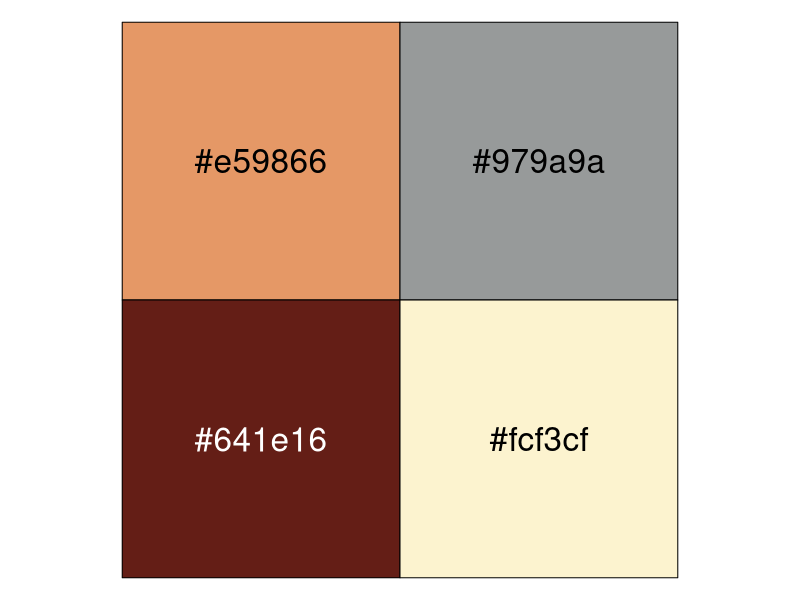
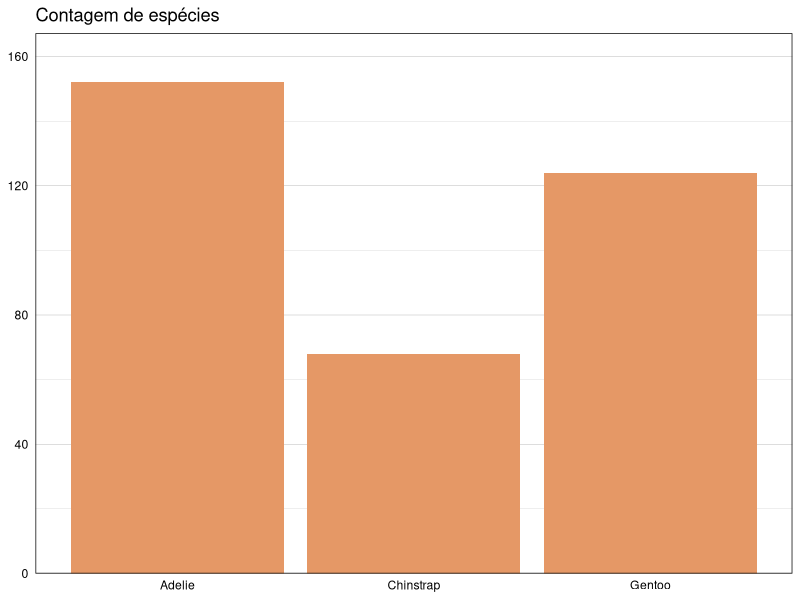

Generate these figures, in order, with R: (Note: this script raises an error after producing the figures.)
## ---- chunk 1
minhas_cores <- function(...) {
  cores <- c(
    "laranja" = "#e59866",
    "cinza" = "#979a9a",
    "azul" = "#1b2631",
    "vermelho" = "#641e16",
    "agua" = "#d1f2eb",
    "amarelo" = "#fcf3cf"
  )
  cols <- c(...)
  
  if (is.null(cols))
    return (cores)
  
  cores[cols]
}

## ---- chunk 2
minhas_cores("vermelho", "amarelo")

## ---- chunk 3
minhas_paletas <- function(palette = "main", ...) {
  minhas_paletas <- list(
    "main" = minhas_cores("laranja", "cinza", "vermelho", "amarelo"),
    "highlight" = minhas_cores("agua", "azul", "amarelo")
  )
  minhas_paletas[[palette]]
}

## ---- chunk 4
minhas_paletas("main")
## ---- chunk 5
scales::show_col(minhas_paletas("main"), cex_label = 2)

## ---- chunk 6
library(tidyverse)
library(palmerpenguins)

penguins <- palmerpenguins::penguins

penguins %>% 
  count(species) %>% 
  ggplot(aes(x = species, y = n)) +
  geom_col(fill = minhas_cores("laranja")) +
  labs(title = "Contagem de espécies") +
  scale_y_continuous(expand = expansion(mult = c(0,0.1))) +
  theme_linedraw() +
  theme(axis.ticks = element_blank(),
        axis.title = element_blank(),
        panel.grid.major.x = element_blank())
## ---- chunk 7
penguins %>% 
  ggplot(aes(x = species, y = n, fill = species)) + 
  geom_col() +
  scale_fill_manual(values = unname(c(minhas_cores("laranja", "cinza", "amarelo")))) +
  labs(title = "Contagem de espécies") +
  scale_y_continuous(expand = expansion(mult = c(0,0.1))) +
  theme_linedraw() +
  theme(axis.ticks = element_blank(),
        axis.title = element_blank(),
        panel.grid.major.x = element_blank())

## ---- chunk 8
penguins_colors <- minhas_cores("laranja", "azul", "vermelho")
penguins_colors <- setNames(penguins_colors, c("Adelie", "Chinstrap", "Gentoo"))
penguins_colors

## ---- chunk 9
penguins %>% 
  count(species) %>% 
  ggplot(aes(x = species, y = n, fill = species)) +
  geom_col() +
  scale_fill_manual(values = penguins_colors) +
  labs(title = "Contagem de espécies") +
  scale_y_continuous(expand = expansion(mult = c(0,0.1))) +
  theme_linedraw() +
  theme(axis.ticks = element_blank(),
        axis.title = element_blank(),
        panel.grid.major.x = element_blank())
## ---- chunk 10
scales::show_col(colorRampPalette(minhas_paletas("main"))(12), cex_label = 1)
